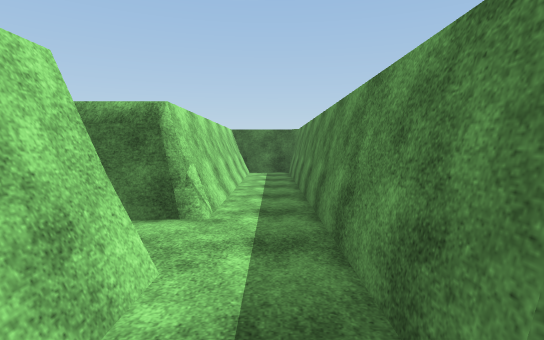
[1] (above)

16 first-person views from a walk through a Unity game level. The camera is 1.5 m above the floor, tilts 4° down and sees 80° across. The floor is counted in squares, 2 m on a side. Each view is taken from the middle of a square. On the plan, view 1 faces up. The plan holds only what a view shows up to about 11 squares ahead; the rest is blank. The place goes on beyond the plan. The player is left out. Door leaves are left out, so doorways stand open. Surface patterns are stand-ins for the level's own textures.

[2]
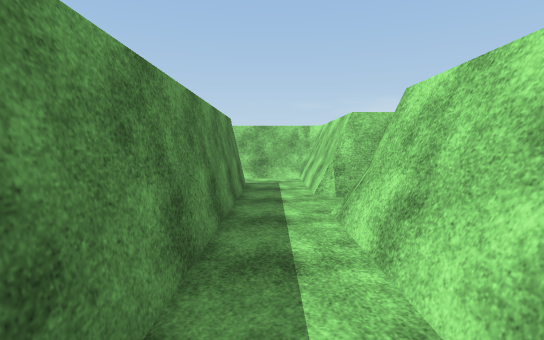

[3]
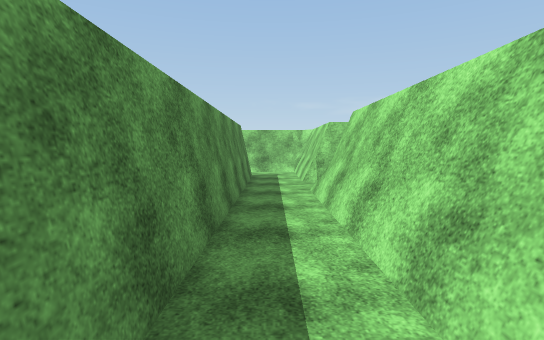

[4]
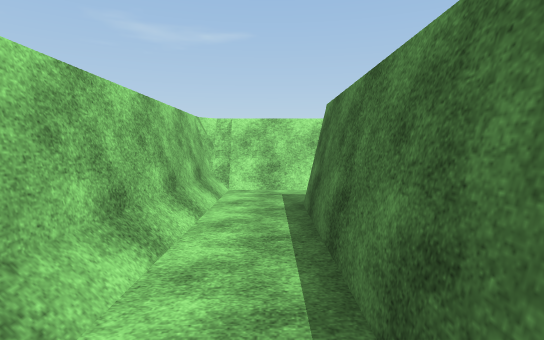

[5]
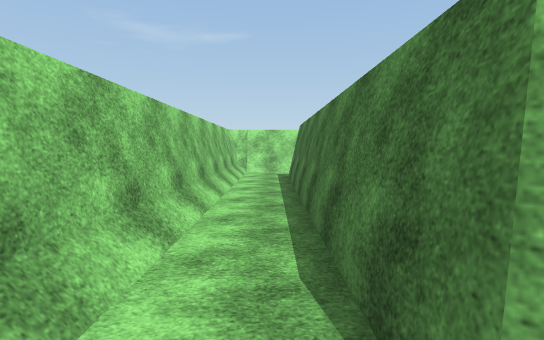

[6]
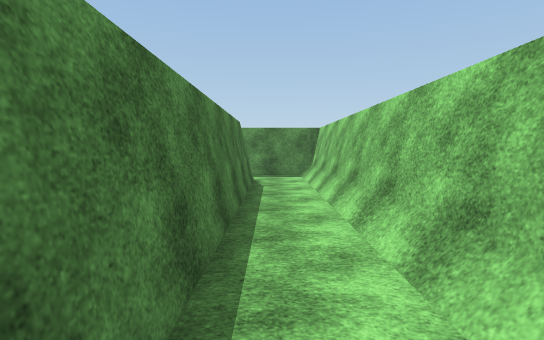

[7]
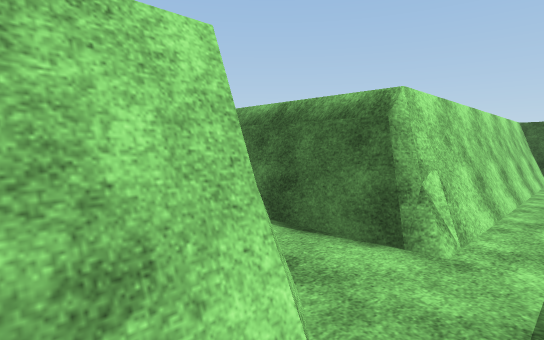

[8]
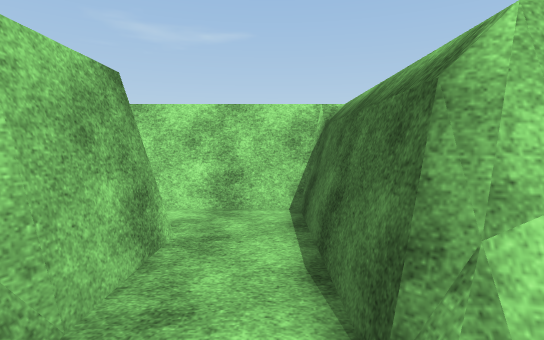

[9]
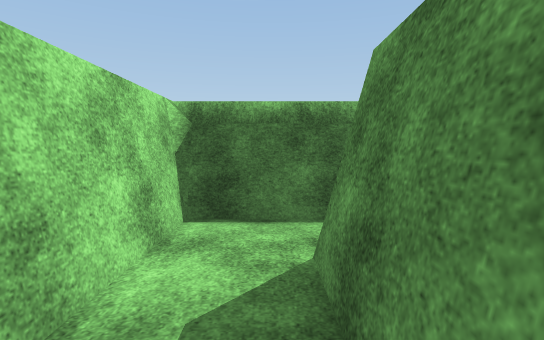

[10]
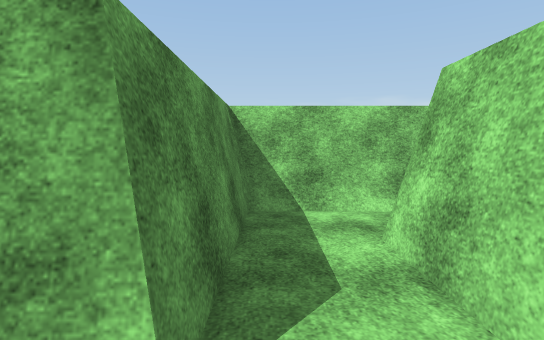

[11]
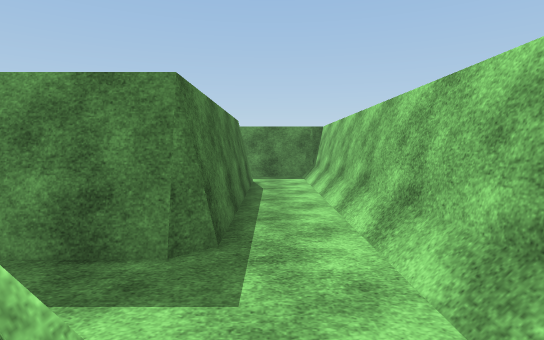

[12]
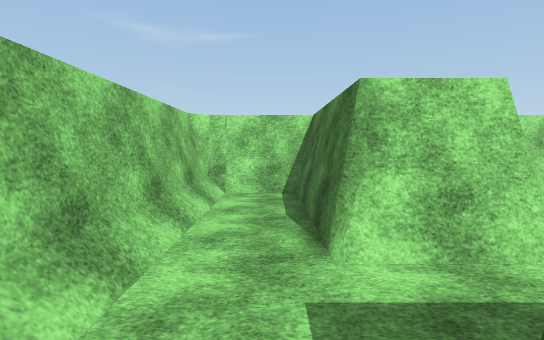

[13]
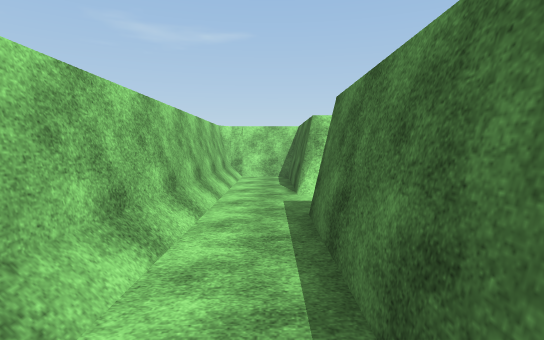

[14]
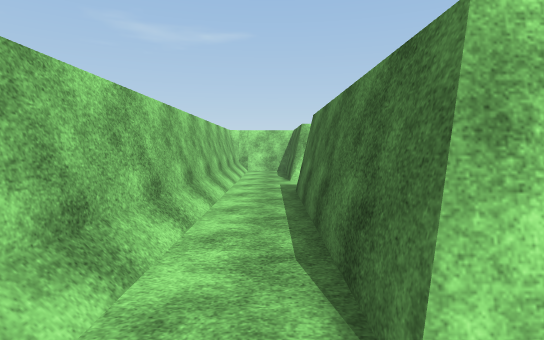

[15]
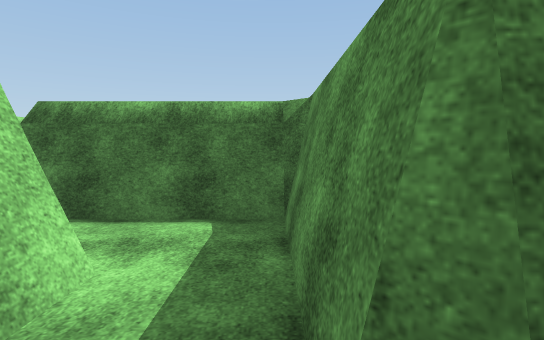

[16]
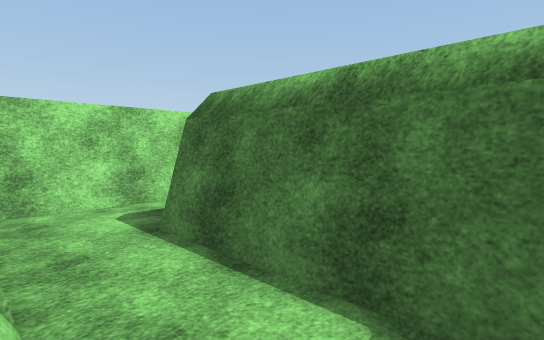

### Floor plan
Ten units are one square. View 1 is at (0, 0); x grows to the right and y downward. Boxes are objects, and circles mark ways between rooms. Rooms are numbered by the first view taken in them; rooms with no view inside come last. Other rooms are left out.
<svg viewBox="-139 -104 244 121">
<path fill="none" stroke="#000" d="M84 -5 6 -5 6 -25M-9 6 -6 11M-9 7 -8 11 -6 12M-11 6 -10 10M-8 -19 -8 11 100 11M-10 -20 -10 10M100 9 100 -8M-8 9 100 9M6 -25 6 -99 -10 -99 -10 -39M-8 -99 -8 -35M-103 -15 -103 -5 -134 -5 -134 9M-40 -25 -40 -5 -86 -5 -87 -7 -87 -26M-26 9 -26 -20M-134 11 -26 11M-134 9 -26 9M-26 -20 -11 -20 -8 -19M-8 -35 -40 -35 -40 -25M-87 -26 -87 -35 -104 -35"/>
<circle cx="0" cy="-15" r="3" fill="#2a7"/>
<circle cx="-15" cy="-30" r="3" fill="#2a7"/>
<circle cx="-30" cy="-15" r="3" fill="#2a7"/>
<circle cx="-95" cy="-15" r="3" fill="#2a7"/>
<text x="40" y="0">1</text>
<text x="0" y="-60">2</text>
<text x="-80" y="0">3</text>
<text x="-20" y="-30">4</text>
<text x="-100" y="-30">5</text>
</svg>
Room 1 opens to room 2. Room 2 opens to room 4. Room 3 opens to room 4. Room 3 opens to room 5.

Where each view was taken, in squares from view 1:
view 1: 0 up, 0 right, facing up
view 2: 7 up, 0 right, facing down
view 3: 9 up, 0 right, facing down
view 4: 0 up, 5 right, facing left
view 5: 0 up, 9 right, facing left
view 6: 0 up, 1 right, facing right
view 7: 1 up, 0 right, facing up-left
view 8: 3 up, 0 right, facing left
view 9: 0 up, 3 left, facing up
view 10: 3 up, 3 left, facing down
view 11: 0 up, 11 left, facing right
view 12: 0 up, 8 left, facing left
view 13: 0 up, 5 left, facing left
view 14: 0 up, 3 left, facing left
view 15: 0 up, 9 left, facing up
view 16: 2 up, 9 left, facing up-left
